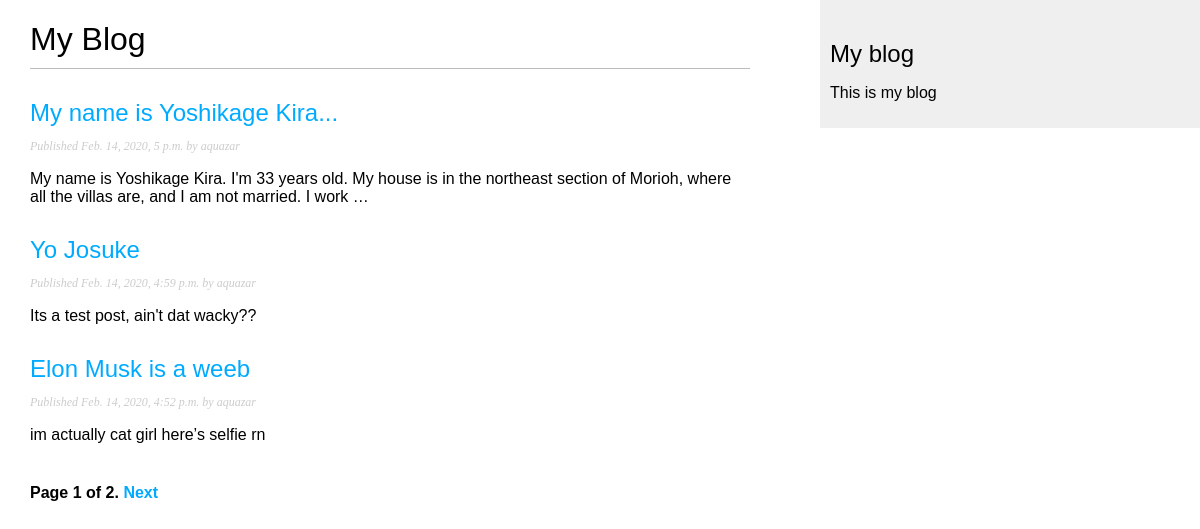
Screenshot of /blog/ with the database file from the repository.
### blog/models.py (models this page shows, shortened)
class Post(models.Model):
    STATUS_CHOICES = (("draft", "Draft"), ("published", "Published"))
    title = models.CharField(max_length=250)
    slug = models.SlugField(max_length=250, unique_for_date="publish")
    author = models.ForeignKey(
        User, on_delete=models.CASCADE, related_name="blog_posts"
    )
    body = models.TextField()
    publish = models.DateTimeField(default=timezone.now)
    created = models.DateTimeField(auto_now_add=True)
    updated = models.DateTimeField(auto_now=True)
    status = models.CharField(max_length=10, choices=STATUS_CHOICES, default="draft")
    class Meta:
        ordering = ("-publish",)
    objects = models.Manager()
    published = PublishedManager()
    def get_absolute_url(self):
        return reverse(
            "blog:post_detail",
            args=[self.publish.year, self.publish.month, self.publish.day, self.slug],
        )

### blog/views.py (the view)
# urls.py: path("", views.PostListView.as_view(), name="post_list"),
class PostListView(ListView):
    queryset = Post.published.all()
    context_object_name = "posts"
    paginate_by = 3
    template_name = "blog/post/list.html"

### blog/templates/blog/post/list.html (shortened to what this page needs)
{% extends "blog/base.html" %}
{% block content %}
    <h1>My Blog</h1>
    {% for post in posts %}
        <h2>
            <a href="{{ post.get_absolute_url }}">
                {{ post.title }}
            </a>
        </h2>
        <p class="date">
            Published {{ post.publish }} by {{ post.author }}
        </p>
        {{post.body|truncatewords:30|linebreaks}}
    {% endfor %}
    {% include "blog/pagination.html" with page=page_obj %}
{% endblock %}

### blog/static/css/blog.css (style rules this page uses)
body { margin: 0; padding: 0; font-family: helvetica, sans-serif; }
a { color: #00abff; text-decoration: none; }
h1 { font-weight: normal; border-bottom: 1px solid #bbb; padding: 0 0 10px 0; }
h2 { font-weight: normal; margin: 30px 0 0; }
p.date { color: #ccc; font-family: georgia, serif; font-size: 12px; font-style: italic; }

### rows the page displays
Post: title "My name is Yoshikage Kira...", publish "Feb. 14, 2020, 5 p.m.", author "aquazar", body "My name is Yoshikage Kira. I'm 33 years old. My house is in the northeast section of Morioh, where all the villas are, and I am not married. I work …"
Post: title "Yo Josuke", publish "Feb. 14, 2020, 4:59 p.m.", author "aquazar", body "Its a test post, ain't dat wacky??"
Post: title "Elon Musk is a weeb", publish "Feb. 14, 2020, 4:52 p.m.", author "aquazar", body "im actually cat girl here’s selfie rn"

### other values shown
{{ page.number }} "1"
{{ page.paginator.num_pages }} "2"
